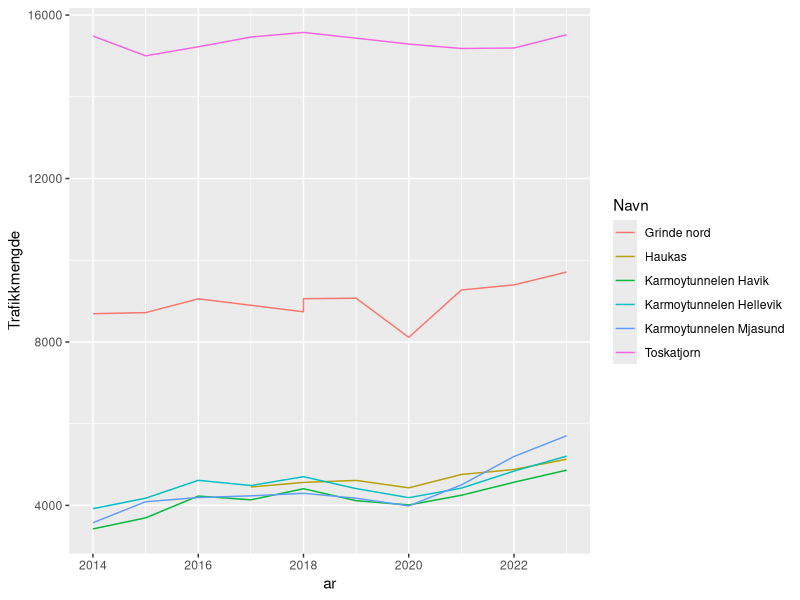
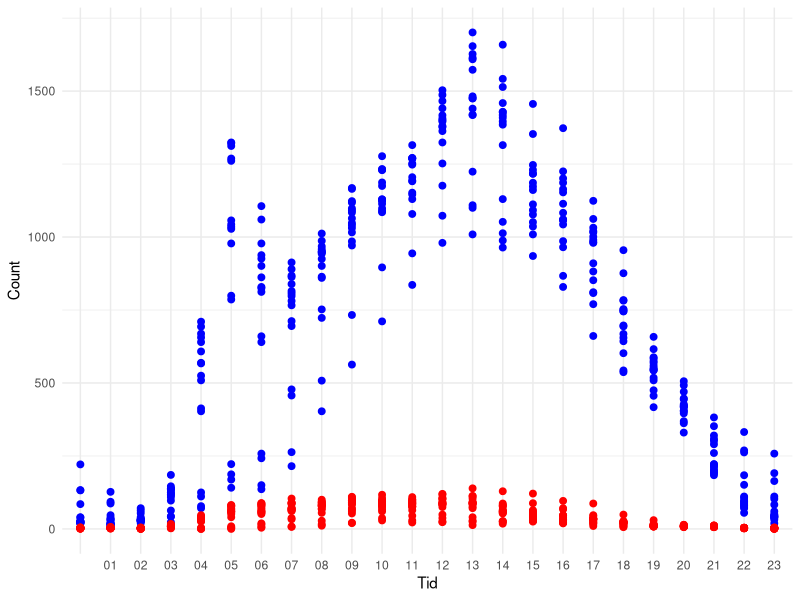
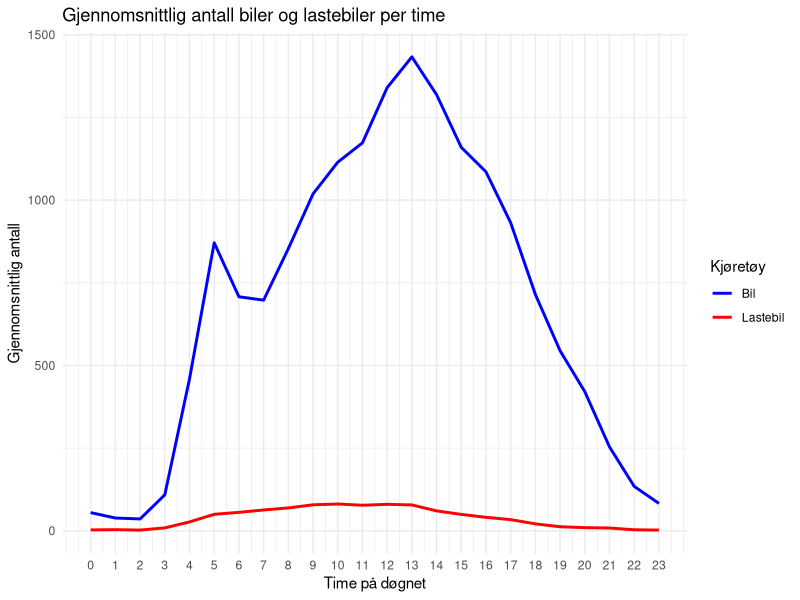
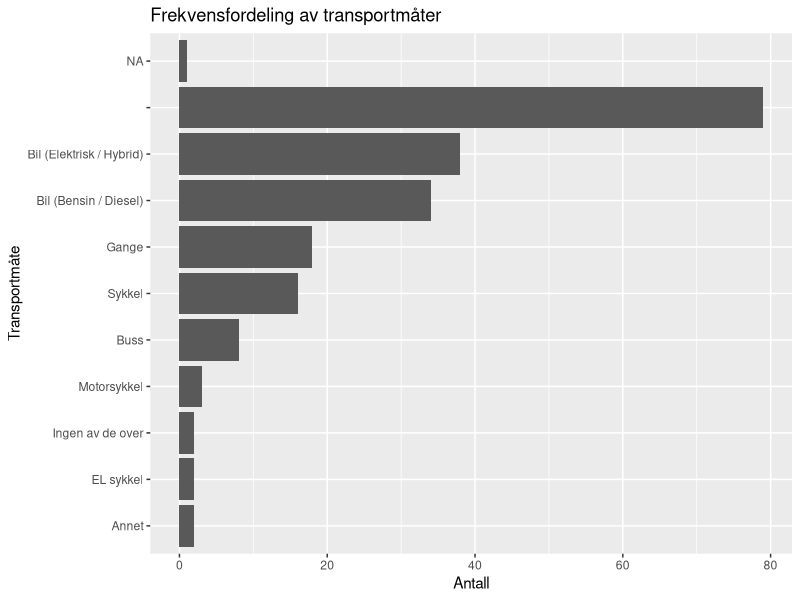
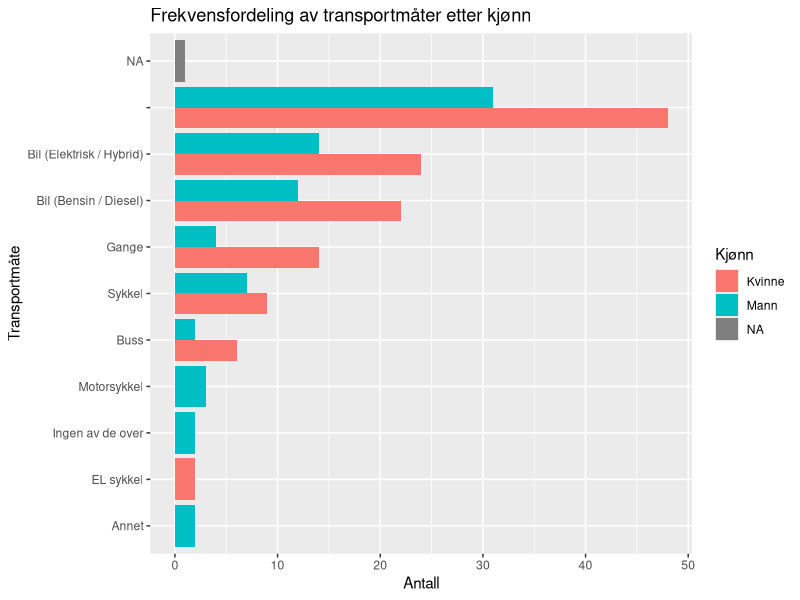
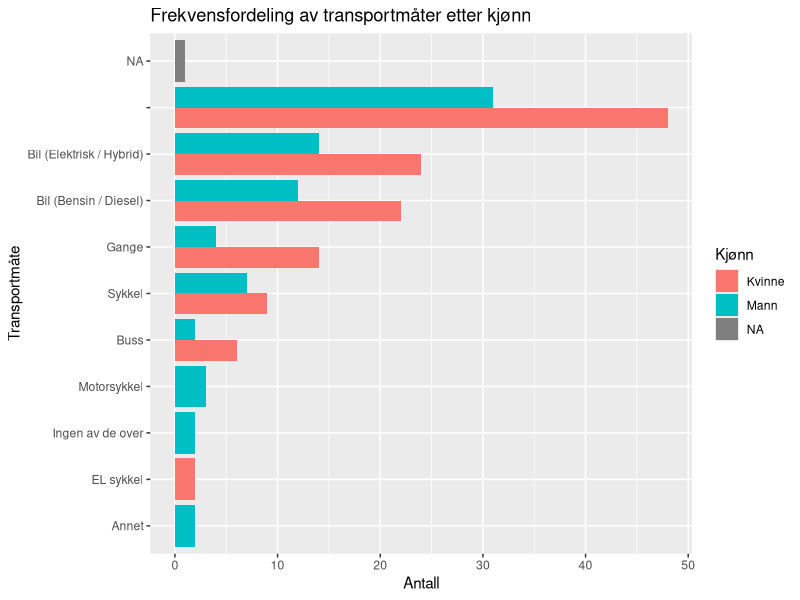
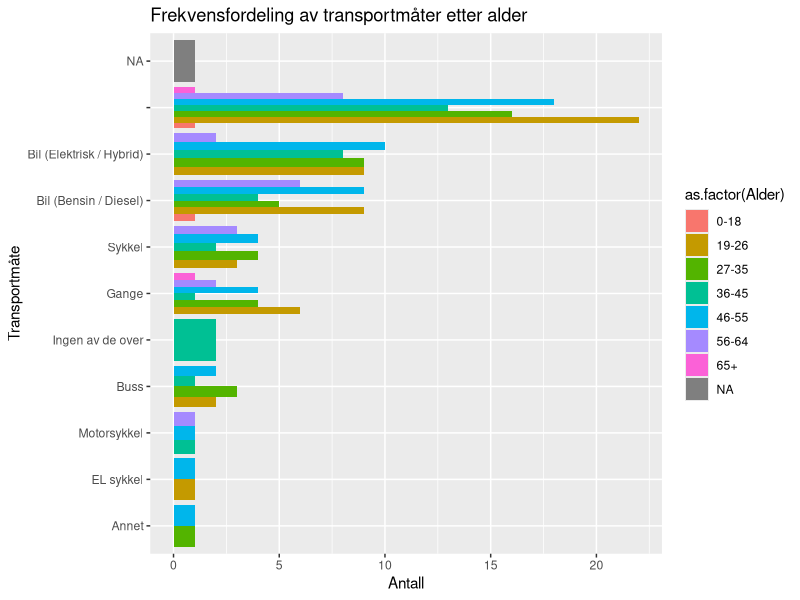
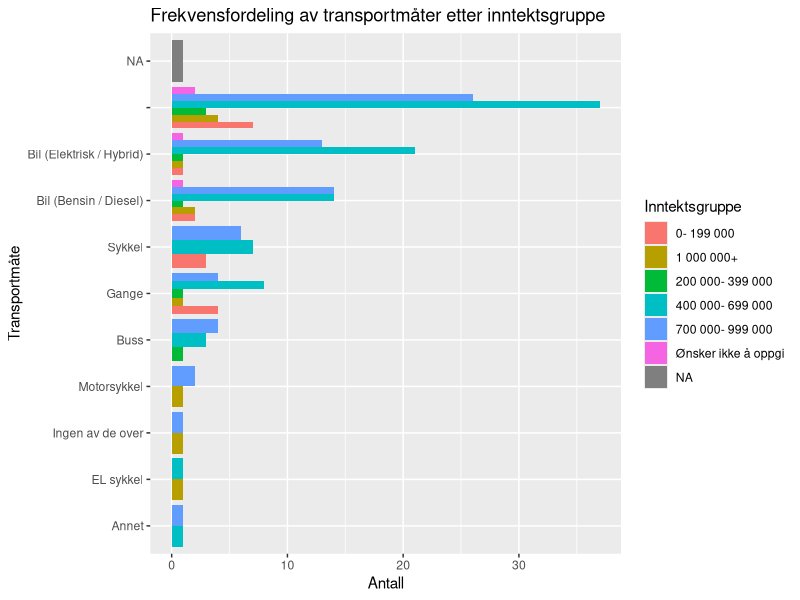

Recreate these plots in R, in order.
## ---- chunk 1
library(tidyverse)
library(readr)
library(readxl)
library(dplyr)
library(stringr)
library(lubridate)
## ---- chunk 2
# Les Excel-filene (juster filstiene etter hvor de ligger i prosjektet ditt)
tidligere_data <- read_excel("tidligere_data.xlsx")
ny_data <- read_excel("ny_data.xlsx")
## ---- chunk 3
# Fjerne mellomrom og linjeskift fra kolonnenavnene i 'tidligere_data'
colnames(tidligere_data) <- str_trim(gsub("\r\n", "", colnames(tidligere_data)))

# Omdøpe variabler i 'tidligere_data' for å matche variablene i 'ny_data'
tidligere_data <- tidligere_data %>%
  rename(
    `Kjønn` = `Hvilket kjønn identifiserer du som?`,  # Omdøp "Hvilket kjønn identifiserer du som?" til "Kjønn"
    `Alder` = `Din alder`,  # Omdøp "Din alder" til "Alder"
    `Utdanning` = `Hva er din høyeste utdanning?`,  # Omdøp utdanning
    `Næring` = `I hvilken næring jobber du?`,  # Omdøp næring
    `Inntektsgruppe` = `Hvilken inntektsgruppe hører du til?`,  # Omdøp inntektsgruppe
    `Antall personer i husstanden` = `Hvor mange personer bor i din husstand?`,  # Omdøp antall personer
    `Antall med førerkort` = `Hvor mange i husstanden har førerkort?`,  # Omdøp førerkort
    `Transportmåte disponibelt` = `Hva har du til disposisjon?`,  # Omdøp transportmåte
    `Hvordan kommer du deg til jobb` = `Hva har du reist med siste uken?`,  # Omdøp hvordan du kommer deg til jobb
    `Tid brukt til jobb` = `Hvor lang er din pendletid til jobb?`,  # Omdøp tid brukt til jobb
    `Postnummer` = `Hva er ditt postnummer (bosted)`,  # Omdøp postnummer
    `Postnummer arbeidssted` = `Hva er ditt postnummer (arbeidsplass)`,  # Omdøp postnummer arbeidssted
    `Fast oppmøte` = `Har du fast oppmøtested?`,  # Omdøp fast oppmøte
    `Parkering ved jobb` = `Er det gode parkeringsmuligheter nær din arbeidsplass?`  # Omdøp parkering
  )

# Omdøpe variabler i 'ny_data' (hvis nødvendig) for å matche samme tema
ny_data <- ny_data %>%
  rename(
    `Kjønn` = `Hvilket kjønn identifiserer du deg som?`,  # Omdøp "Hvilket kjønn identifiserer du deg som?" til "Kjønn"
    `Alder` = `Hva er alderen din?`,  # Omdøp "Hva er alderen din?" til "Alder"
    `Utdanning` = `Hva er din høyeste utdanning?`,  # Omdøp utdanning
    `Næring` = `I hvilken næring jobber du?`,  # Omdøp næring
    `Inntektsgruppe` = `Hvilken inntektsgruppe tilhører du?`,  # Omdøp inntektsgruppe
    `Antall personer i husstanden` = `Hvor mange bor i din husstand?`,  # Omdøp antall personer
    `Antall med førerkort` = `Hvor mange har førerkort i din husstand?`,  # Omdøp førerkort
    `Transportmåte disponibelt` = `Hvilke muligheter har du tilgjengelig for reise til jobb?`,  # Omdøp transportmåte
    `Hvordan kommer du deg til jobb` = `Hvilke muligheter bruker du for å reise til jobb?`,  # Omdøp hvordan du kommer deg til jobb
    `Tid brukt til jobb` = `Hvor lang tid bruker du til jobb`,  # Omdøp tid brukt til jobb
    `Postnummer` = `Hvilket postnummer er din husstand plassert under?`,  # Omdøp postnummer
    `Postnummer arbeidssted` = `Hvilket postnummer er arbeidsplassen din plasser under?`,  # Omdøp postnummer arbeidssted
    `Fast oppmøte` = `Har du fast oppmøte til jobb?`,  # Omdøp fast oppmøte
    `Parkering ved jobb` = `Har du parkeringsmuligheter på jobb?`  # Omdøp parkering
  )
## ---- chunk 4
# Velge felles variabler (tema) i begge datasettene
common_columns <- c("Starttidspunkt", "Kjønn", "Alder", "Utdanning", "Næring", "Inntektsgruppe",
                    "Antall personer i husstanden", "Antall med førerkort", "Transportmåte disponibelt",
                    "Hvordan kommer du deg til jobb", "Tid brukt til jobb", "Postnummer",
                    "Postnummer arbeidssted", "Fast oppmøte", "Parkering ved jobb")

# Slå sammen datasettene
merged_data <- bind_rows(
  select(ny_data, all_of(common_columns)),
  select(tidligere_data, all_of(common_columns))
)

# Se resultatet
head(merged_data)

# Sjekk at du har fått 160 observasjoner
nrow(merged_data)
## ---- chunk 5
library(readr)
datasett_2014_2024 <- read_delim("datasett_2014_2024.csv", 
    delim = ";", escape_double = FALSE, trim_ws = TRUE)

Karmsundsgata <- read_delim("Karmsundsgata.csv", 
    delim = ";", escape_double = FALSE, trim_ws = TRUE)
## ---- chunk 6
datasett_2014_2024 <- datasett_2014_2024 |> 
  filter(
    Felt == str_match_all(Felt, "Totalt"
    ) 
  ) |> 
  mutate(
    Lastebil = `7,6m - 12,5m` + `12,5m - 16,0m` + `>= 16,0m`,
    Bil = `< 5,6m` + `5,6m - 7,6m`
  ) |> 
  select(
    Navn, Vegreferanse, Fra, ar, Bil, Lastebil, Trafikkmengde, Felt
  )


## ---- chunk 7
datasett_2014_2024 |> 
  ggplot(
    aes(
      x = ar,
      y = Trafikkmengde,
      colour = Navn
    )
  ) + 
  geom_line() 
## ---- chunk 8
Karmsundsgata <- Karmsundsgata |> 
    mutate(
    Lastebil = `7,6m - 12,5m` + `12,5m - 16,0m` + `>= 16,0m`,
    Bil = `< 5,6m` + `5,6m - 7,6m`
  ) |> 
  select(
    Navn, Vegreferanse, Fra, Bil, Lastebil, Trafikkmengde, Felt
  ) |> 
filter(
    Felt == str_match_all(Felt, "Totalt"),
  )
## ---- chunk 9
Karmsundsgata <- Karmsundsgata |> 
   mutate(
    Mnd = str_sub(Fra, start = 6, end = 7),
    Tid = str_sub(Fra, start = 12, 13),
    Dato = str_sub(Fra, start = 9, end = 10)
  )
## ---- chunk 10
# Create the plot
Karmsundsgata |> 
  ggplot(aes(x = Tid)) +       # Set the x-axis variable
  geom_point(aes(y = Bil), color = "blue", size = 2) +   # Points for cars in blue
  geom_point(aes(y = Lastebil), color = "red", size = 2) + # Points for trucks in red
  labs(y = "Count", color = "Vehicle Type") +  # Add labels
  theme_minimal()   # Clean theme for better appearance

## ---- chunk 11
# Legge til en kolonne med kun timen fra "Fra"-kolonnen
resultat_per_time <- Karmsundsgata |>
  mutate(time_of_day = hour(Fra)) |>  # Ekstraherer timen fra tidspunktene
  group_by(time_of_day) |>  # Grupperer etter time
  summarise(
    bil_mean = mean(Bil, na.rm = TRUE),        # Gjennomsnitt for "Bil" per time
    lastebil_mean = mean(Lastebil, na.rm = TRUE)  # Gjennomsnitt for "Lastebil" per time
  )
## ---- chunk 12
# Plotting gjennomsnittet av "Bil" og "Lastebil" for hver time på døgnet
ggplot(resultat_per_time, aes(x = time_of_day)) +
  geom_line(aes(y = bil_mean, color = "Bil"), size = 1) +  # Linjeplot for "Bil"
  geom_line(aes(y = lastebil_mean, color = "Lastebil"), size = 1) +  # Linjeplot for "Lastebil"
  labs(title = "Gjennomsnittlig antall biler og lastebiler per time",
       x = "Time på døgnet",
       y = "Gjennomsnittlig antall",
       color = "Kjøretøy") +
  theme_minimal() +
  scale_color_manual(values = c("Bil" = "blue", "Lastebil" = "red")) +
  scale_x_continuous(breaks = 0:23)  # Viser alle timer fra 0 til 23
## ---- chunk 13

## ---- chunk 14
# Anta at datasettet ditt er lastet inn som ny_data
# Kolonnen som inneholder transportmåtene er "Hvordan kommer du deg til jobb"
# Vi bruker separate_rows for å splitte opp flervalgssvarene

# Splitte flervalgssvarene i separate rader basert på semikolon
ny_data_separated <- ny_data %>%
  separate_rows(`Hvordan kommer du deg til jobb`, sep = ";")

# Lag en frekvensfordeling for de ulike transportmåtene
frekvensfordeling <- ny_data_separated %>%
  group_by(`Hvordan kommer du deg til jobb`) %>%
  summarise(antall = n()) %>%
  arrange(desc(antall))

# Skriv ut frekvensfordelingen
print(frekvensfordeling)

# Valgfritt: Visualisere frekvensfordelingen med ggplot2
ggplot(frekvensfordeling, aes(x = reorder(`Hvordan kommer du deg til jobb`, antall), y = antall)) +
  geom_bar(stat = "identity") +
  coord_flip() +  # For horisontale stolper
  labs(title = "Frekvensfordeling av transportmåter",
       x = "Transportmåte",
       y = "Antall")

## ---- chunk 15
# Anta at ny_data også har kolonner for kjønn, alder, inntekt, utdanning og yrke
# For eksempel: "Kjønn", "Alder", "Inntekt", "Utdanning", "Yrke"

# Deskriptiv statistikk for reisemåter etter kjønn
frekvens_kjonn <- ny_data_separated %>%
  group_by(Kjønn, `Hvordan kommer du deg til jobb`) %>%
  summarise(antall = n()) %>%
  arrange(Kjønn, desc(antall))

# Skriv ut frekvensfordelingen etter kjønn
print(frekvens_kjonn)

# Gjenta for alder, inntekt, utdanning og yrke
frekvens_alder <- ny_data_separated %>%
  group_by(Alder, `Hvordan kommer du deg til jobb`) %>%
  summarise(antall = n()) %>%
  arrange(Alder, desc(antall))

print(frekvens_alder)

# Gjør tilsvarende for inntekt, utdanning og yrke
# ...

# Valgfritt: Lag visualiseringer for disse gruppene
library(ggplot2)

# Eksempel for kjønn
ggplot(frekvens_kjonn, aes(x = reorder(`Hvordan kommer du deg til jobb`, antall), y = antall, fill = Kjønn)) +
  geom_bar(stat = "identity", position = "dodge") +
  coord_flip() +
  labs(title = "Frekvensfordeling av transportmåter etter kjønn",
       x = "Transportmåte",
       y = "Antall")

## ---- chunk 16
library(dplyr)
library(stringr)
library(purrr)

# Definerer funksjonen for å rydde opp i avstandsdata
rydd_avstand <- function(avstand) {
  # Håndtere NA-verdier
  if (is.na(avstand)) {
    return(NA) # Returner NA hvis input er NA
  }
  
  avstand <- tolower(avstand) # Gjør teksten til små bokstaver
  avstand <- str_replace_all(avstand, "km", "") # Fjern "km"
  avstand <- str_replace_all(avstand, "ca", "") # Fjern "ca"
  avstand <- str_replace_all(avstand, ",", ".") # Erstatt komma med punktum

  # Ekstrahere tall fra teksten, men ignorere alt som ikke er avstand
  tall <- str_extract_all(avstand, "\\b[0-9]+\\.?[0-9]*\\b")[[1]] %>% as.numeric()

  # Håndtere spesifikke scenarier
  if (length(tall) > 0) {
    # Fokuserer kun på avstandene
    # Bruker sum for å summere tall som er avstander
    total_avstand <- sum(tall[tall > 0], na.rm = TRUE) # Summere relevante tall

    return(total_avstand)
  } else {
    return(NA) # Hvis ingen tall ble funnet
  }
}

# Anta at dataene dine er i en data.frame kalt ny_data
# Bruke funksjonen med purrr::map
ny_data <- ny_data %>%
  mutate(avstand_km = map_dbl(`Estimer i antall km hvor lang din reise er til jobb.`, rydd_avstand))

# Sjekk resultatene
print(ny_data %>% select(`Estimer i antall km hvor lang din reise er til jobb.`, avstand_km))

## ---- chunk 17
library(dplyr)
library(ggplot2)

# Anta at ny_data også har kolonner for kjønn, alder, inntektsgruppe, utdanning og yrke

# Deskriptiv statistikk for reisemåter etter kjønn
frekvens_kjonn <- ny_data_separated %>%
  group_by(Kjønn, `Hvordan kommer du deg til jobb`) %>%
  summarise(antall = n()) %>%
  arrange(Kjønn, desc(antall))

# Skriv ut frekvensfordelingen etter kjønn
print(frekvens_kjonn)

# Visualisering for kjønn
ggplot(frekvens_kjonn, aes(x = reorder(`Hvordan kommer du deg til jobb`, antall), y = antall, fill = Kjønn)) +
  geom_bar(stat = "identity", position = "dodge") +
  coord_flip() +
  labs(title = "Frekvensfordeling av transportmåter etter kjønn",
       x = "Transportmåte",
       y = "Antall")

# Deskriptiv statistikk for reisemåter etter alder
frekvens_alder <- ny_data_separated %>%
  group_by(Alder, `Hvordan kommer du deg til jobb`) %>%
  summarise(antall = n()) %>%
  arrange(Alder, desc(antall))

print(frekvens_alder)

# Visualisering for alder
ggplot(frekvens_alder, aes(x = reorder(`Hvordan kommer du deg til jobb`, antall), y = antall, fill = as.factor(Alder))) +
  geom_bar(stat = "identity", position = "dodge") +
  coord_flip() +
  labs(title = "Frekvensfordeling av transportmåter etter alder",
       x = "Transportmåte",
       y = "Antall")

# Deskriptiv statistikk for inntektsgruppe
frekvens_inntekt <- ny_data_separated %>%
  group_by(Inntektsgruppe, `Hvordan kommer du deg til jobb`) %>%
  summarise(antall = n()) %>%
  arrange(Inntektsgruppe, desc(antall))

print(frekvens_inntekt)

# Visualisering for inntektsgruppe
ggplot(frekvens_inntekt, aes(x = reorder(`Hvordan kommer du deg til jobb`, antall), y = antall, fill = Inntektsgruppe)) +
  geom_bar(stat = "identity", position = "dodge") +
  coord_flip() +
  labs(title = "Frekvensfordeling av transportmåter etter inntektsgruppe",
       x = "Transportmåte",
       y = "Antall")

# Deskriptiv statistikk for utdanning
frekvens_utdanning <- ny_data_separated %>%
  group_by(Utdanning, `Hvordan kommer du deg til jobb`) %>%
  summarise(antall = n()) %>%
  arrange(Utdanning, desc(antall))

print(frekvens_utdanning)

# Visualisering for utdanning
ggplot(frekvens_utdanning, aes(x = reorder(`Hvordan kommer du deg til jobb`, antall), y = antall, fill = Utdanning)) +
  geom_bar(stat = "identity", position = "dodge") +
  coord_flip() +
  labs(title = "Frekvensfordeling av transportmåter etter utdanning",
       x = "Transportmåte",
       y = "Antall")

# Deskriptiv statistikk for yrke
frekvens_yrke <- ny_data_separated %>%
  rename(Yrke = Næring) %>%
  group_by(Yrke, `Hvordan kommer du deg til jobb`) %>%
  summarise(antall = n()) %>%
  arrange(Yrke, desc(antall))

print(frekvens_yrke)

# Visualisering for yrke
ggplot(frekvens_yrke, aes(x = reorder(`Hvordan kommer du deg til jobb`, antall), y = antall, fill = Yrke)) +
  geom_bar(stat = "identity", position = "dodge") +
  coord_flip() +
  labs(title = "Frekvensfordeling av transportmåter etter yrke",
       x = "Transportmåte",
       y = "Antall")
